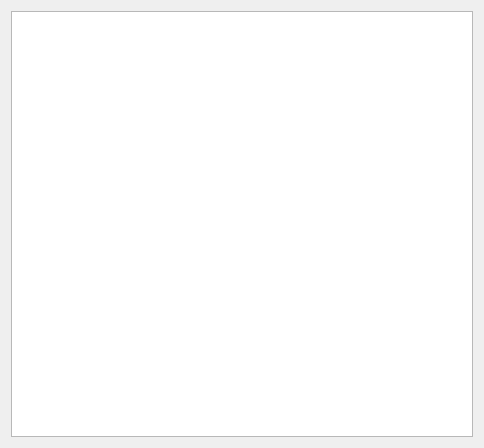
<?xml version="1.0" encoding="UTF-8"?>
<ui version="4.0">
 <class>PlotDialog</class>
 <widget class="QDialog" name="PlotDialog">
  <property name="geometry">
   <rect>
    <x>0</x>
    <y>0</y>
    <width>484</width>
    <height>448</height>
   </rect>
  </property>
  <property name="windowTitle">
   <string>Dialog</string>
  </property>
  <layout class="QVBoxLayout" name="verticalLayout">
   <item>
    <widget class="GraphicsLayoutWidget" name="graphicsView"/>
   </item>
  </layout>
 </widget>
 <customwidgets>
  <customwidget>
   <class>GraphicsLayoutWidget</class>
   <extends>QGraphicsView</extends>
   <header>graphicslayoutwidget.h</header>
  </customwidget>
 </customwidgets>
 <resources/>
 <connections/>
</ui>
